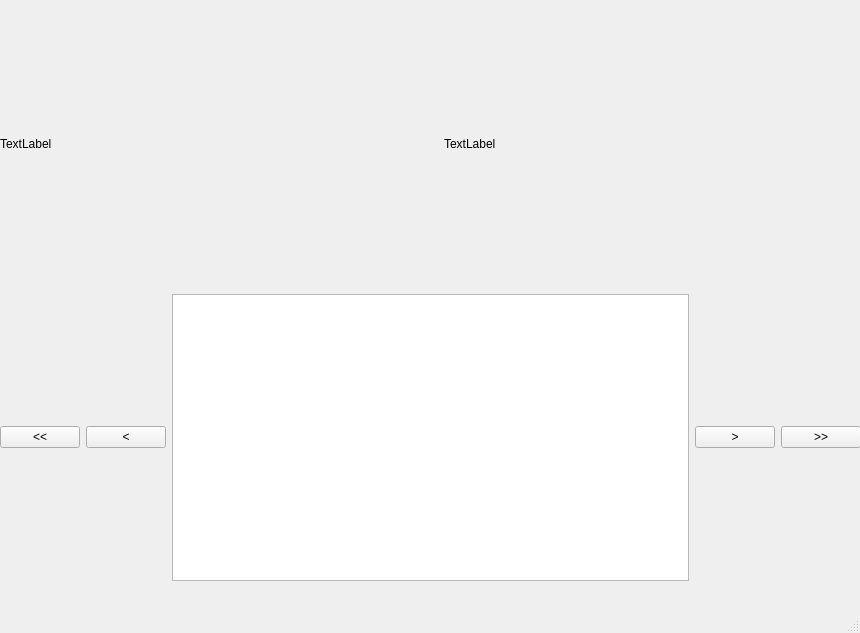
<?xml version="1.0" encoding="UTF-8"?>
<ui version="4.0">
 <class>ReaderWindows</class>
 <widget class="QMainWindow" name="ReaderWindows">
  <property name="geometry">
   <rect>
    <x>0</x>
    <y>0</y>
    <width>860</width>
    <height>633</height>
   </rect>
  </property>
  <property name="windowTitle">
   <string>MainWindow</string>
  </property>
  <widget class="QWidget" name="centralwidget">
   <widget class="QWidget" name="verticalLayoutWidget">
    <property name="geometry">
     <rect>
      <x>0</x>
      <y>0</y>
      <width>861</width>
      <height>581</height>
     </rect>
    </property>
    <layout class="QVBoxLayout" name="verticalLayout_6">
     <item>
      <layout class="QHBoxLayout" name="horizontalLayout_5">
       <item>
        <widget class="QLabel" name="leftImg">
         <property name="text">
          <string>TextLabel</string>
         </property>
        </widget>
       </item>
       <item>
        <spacer name="verticalSpacer">
         <property name="orientation">
          <enum>Qt::Orientation::Vertical</enum>
         </property>
         <property name="sizeHint" stdset="0">
          <size>
           <width>20</width>
           <height>40</height>
          </size>
         </property>
        </spacer>
       </item>
       <item>
        <widget class="QLabel" name="rightImg">
         <property name="text">
          <string>TextLabel</string>
         </property>
        </widget>
       </item>
      </layout>
     </item>
     <item>
      <layout class="QHBoxLayout" name="horizontalLayout_6">
       <item>
        <widget class="QPushButton" name="beginBtn">
         <property name="text">
          <string>&lt;&lt;</string>
         </property>
        </widget>
       </item>
       <item>
        <widget class="QPushButton" name="beforeBtn">
         <property name="text">
          <string>&lt;</string>
         </property>
        </widget>
       </item>
       <item>
        <widget class="QTextEdit" name="inputNumber"/>
       </item>
       <item>
        <widget class="QPushButton" name="afterBtn">
         <property name="text">
          <string>&gt;</string>
         </property>
        </widget>
       </item>
       <item>
        <widget class="QPushButton" name="endBtn">
         <property name="text">
          <string>&gt;&gt;</string>
         </property>
        </widget>
       </item>
      </layout>
     </item>
    </layout>
   </widget>
  </widget>
  <widget class="QMenuBar" name="menubar">
   <property name="geometry">
    <rect>
     <x>0</x>
     <y>0</y>
     <width>860</width>
     <height>22</height>
    </rect>
   </property>
  </widget>
  <widget class="QStatusBar" name="statusbar"/>
 </widget>
 <resources/>
 <connections/>
</ui>
